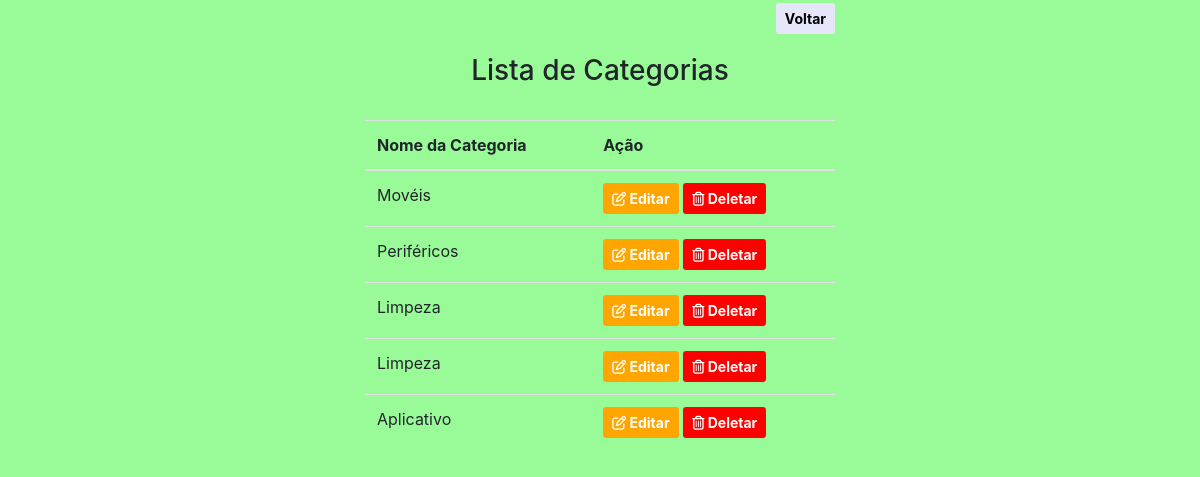
/telas/categoria/listar_categoria.php (signed in), run on the app's committed database.
### tables this page shows
CREATE TABLE `tb_categoria` (
  `id_categoria` int(11) NOT NULL,
  `nome_categoria` varchar(200) NOT NULL
);

### telas/categoria/listar_categoria.php (the view, shortened to what this page needs)
<!DOCTYPE html>
<html>
<head>
	<link rel="stylesheet" href="../../lib/bootstrap/css/bootstrap.min.css">
	<link rel="stylesheet" href="../../lib/css/style.css">
</head>
<body>
	<?php
		$login_usuario = $_SESSION['login_usuario'];
		include '../../lib/bd/conexao.php';
		$sql = "SELECT nivel_usuario FROM tb_usuario WHERE email_usuario = '$login_usuario' AND status = 'Ativo'";
		$buscar = mysqli_query($conexao, $sql);
		$array = mysqli_fetch_array($buscar);
		$nivel = $array['nivel_usuario'];
	?>
	<div class="container" id="tamanho_container_tab">
      <div id="botao_direita">
        <a href="../tela_inicial.php" role="button" id="botao_voltar" class="btn btn-sm">Voltar</a>
      </div>
		<h3>Lista de Categorias</h3><br>
		<table class="table" id="topo_tabela">
  			<thead>
    			<tr>
      				<th scope="col">Nome da Categoria</th>
      				<th scope="col">Ação</th>
   				 </tr>
  			</thead>
            <?php
            include '../../lib/bd/conexao.php';
    				$sql = "SELECT * FROM `tb_categoria`";
    				$busca = mysqli_query($conexao,$sql);
    				while($array = mysqli_fetch_array($busca)){
    				$id_categoria = $array['id_categoria'];
    				$nome_categoria = $array['nome_categoria'];
    				?>
    			<tr>
      				<td><?php echo $nome_categoria ?></td>
      				<td>
					  	<?php
							if(($nivel == 1) || ($nivel == 2)){
						?>
						<a class="btn btn-sm" id="botao_editar" href="editar_categoria.php?id=<?php echo $id_categoria ?>" role="button"><i class="far fa-edit"></i>&nbsp;Editar</a>
						<?php }
							if(($nivel == 1)){
						?>
                 		<a class="btn btn-sm" id="botao_deletar" href="deletar_categoria.php?id=<?php echo $id_categoria ?>" role="button"><i class="far fa-trash-alt"></i></i>&nbsp;Deletar</a>
						<?php } ?>
					</td>
    			</tr>
  			   <?php } ?>
		</table>
	</div>
</body>
</html>

### data on the page
tb_categoria: nome_categoria "Movéis"
tb_categoria: nome_categoria "Periféricos"
tb_categoria: nome_categoria "Limpeza"
tb_categoria: nome_categoria "Limpeza"
tb_categoria: nome_categoria "Aplicativo"
